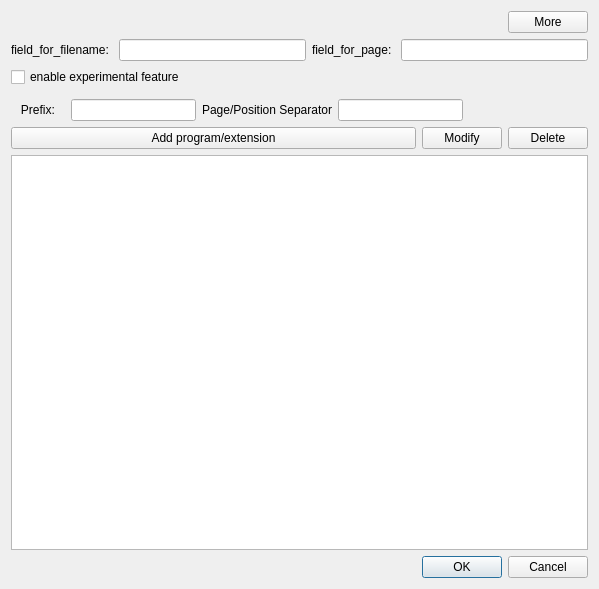
<?xml version="1.0" encoding="UTF-8"?>
<ui version="4.0">
 <class>Dialog</class>
 <widget class="QDialog" name="Dialog">
  <property name="geometry">
   <rect>
    <x>0</x>
    <y>0</y>
    <width>599</width>
    <height>589</height>
   </rect>
  </property>
  <property name="windowTitle">
   <string>Dialog</string>
  </property>
  <layout class="QGridLayout" name="gridLayout">
   <item row="0" column="0">
    <layout class="QVBoxLayout" name="verticalLayout">
     <item>
      <layout class="QHBoxLayout" name="horizontalLayout">
       <item>
        <spacer name="horizontalSpacer">
         <property name="orientation">
          <enum>Qt::Horizontal</enum>
         </property>
         <property name="sizeHint" stdset="0">
          <size>
           <width>40</width>
           <height>20</height>
          </size>
         </property>
        </spacer>
       </item>
       <item>
        <widget class="QPushButton" name="pb_more">
         <property name="text">
          <string>More</string>
         </property>
        </widget>
       </item>
      </layout>
     </item>
     <item>
      <layout class="QHBoxLayout" name="horizontalLayout_3">
       <item>
        <widget class="QLabel" name="label">
         <property name="text">
          <string>field_for_filename: </string>
         </property>
        </widget>
       </item>
       <item>
        <widget class="QLineEdit" name="le_field_for_filename"/>
       </item>
       <item>
        <widget class="QLabel" name="label_2">
         <property name="text">
          <string>field_for_page: </string>
         </property>
        </widget>
       </item>
       <item>
        <widget class="QLineEdit" name="le_field_for_page"/>
       </item>
      </layout>
     </item>
     <item>
      <layout class="QHBoxLayout" name="horizontalLayout_4">
       <item>
        <widget class="QCheckBox" name="cb_extended">
         <property name="text">
          <string>enable experimental feature</string>
         </property>
        </widget>
       </item>
       <item>
        <spacer name="horizontalSpacer_2">
         <property name="orientation">
          <enum>Qt::Horizontal</enum>
         </property>
         <property name="sizeHint" stdset="0">
          <size>
           <width>40</width>
           <height>20</height>
          </size>
         </property>
        </spacer>
       </item>
      </layout>
     </item>
     <item>
      <widget class="QWidget" name="widget" native="true"/>
     </item>
     <item>
      <layout class="QHBoxLayout" name="horizontalLayout_5">
       <item>
        <widget class="QLabel" name="ql_prefix">
         <property name="text">
          <string>   Prefix:   </string>
         </property>
        </widget>
       </item>
       <item>
        <widget class="QLineEdit" name="le_prefix"/>
       </item>
       <item>
        <widget class="QLabel" name="ql_sep">
         <property name="text">
          <string>Page/Position Separator</string>
         </property>
        </widget>
       </item>
       <item>
        <widget class="QLineEdit" name="le_sep"/>
       </item>
       <item>
        <spacer name="horizontalSpacer_3">
         <property name="orientation">
          <enum>Qt::Horizontal</enum>
         </property>
         <property name="sizeHint" stdset="0">
          <size>
           <width>40</width>
           <height>20</height>
          </size>
         </property>
        </spacer>
       </item>
      </layout>
     </item>
     <item>
      <layout class="QHBoxLayout" name="horizontalLayout_2">
       <item>
        <widget class="QPushButton" name="pb_add">
         <property name="sizePolicy">
          <sizepolicy hsizetype="Minimum" vsizetype="Fixed">
           <horstretch>1</horstretch>
           <verstretch>0</verstretch>
          </sizepolicy>
         </property>
         <property name="text">
          <string>Add program/extension</string>
         </property>
        </widget>
       </item>
       <item>
        <widget class="QPushButton" name="pb_modify">
         <property name="text">
          <string>Modify</string>
         </property>
        </widget>
       </item>
       <item>
        <widget class="QPushButton" name="pb_delete">
         <property name="text">
          <string>Delete</string>
         </property>
        </widget>
       </item>
      </layout>
     </item>
     <item>
      <widget class="QTableWidget" name="tw"/>
     </item>
    </layout>
   </item>
   <item row="1" column="0">
    <widget class="QDialogButtonBox" name="buttonBox">
     <property name="orientation">
      <enum>Qt::Horizontal</enum>
     </property>
     <property name="standardButtons">
      <set>QDialogButtonBox::Cancel|QDialogButtonBox::Ok</set>
     </property>
    </widget>
   </item>
  </layout>
 </widget>
 <resources/>
 <connections>
  <connection>
   <sender>buttonBox</sender>
   <signal>accepted()</signal>
   <receiver>Dialog</receiver>
   <slot>accept()</slot>
   <hints>
    <hint type="sourcelabel">
     <x>248</x>
     <y>254</y>
    </hint>
    <hint type="destinationlabel">
     <x>157</x>
     <y>274</y>
    </hint>
   </hints>
  </connection>
  <connection>
   <sender>buttonBox</sender>
   <signal>rejected()</signal>
   <receiver>Dialog</receiver>
   <slot>reject()</slot>
   <hints>
    <hint type="sourcelabel">
     <x>316</x>
     <y>260</y>
    </hint>
    <hint type="destinationlabel">
     <x>286</x>
     <y>274</y>
    </hint>
   </hints>
  </connection>
 </connections>
</ui>
